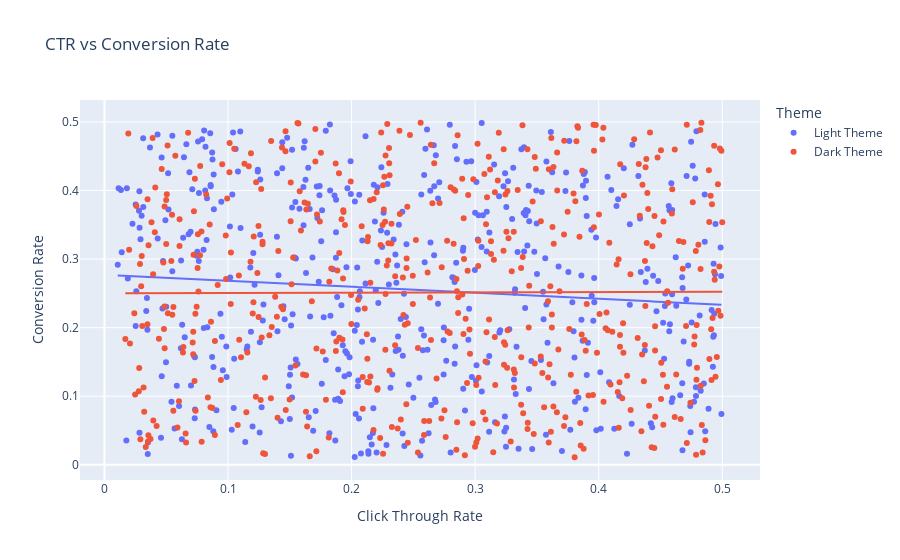

The cell this chart's notebook holds for it:
### Markdown cell above
La visualisation en Plotly

### Code cell
# Scatter plot for Click Through Rate and Conversion Rate
fig = px.scatter(data, x='Click Through Rate',
                 y='Conversion Rate', color='Theme',
                 title='CTR vs Conversion Rate', trendline='ols')
fig.show()

### Figure 1 — Plotly figure (JSON) as saved in the notebook; plotly's stock layout.template omitted (floating-point values rounded to 4 significant figures; data arrays with more than 128 entries replaced by an {"elided": "..."} marker saying what was removed)
{"data": [{"hovertemplate": "Theme=Light Theme<br>Click Through Rate=%{x}<br>Conversion Rate=%{y}<extra></extra>", "legendgroup": "Light Theme", "marker": {"color": "#636efa", "symbol": "circle"}, "mode": "markers", "name": "Light Theme", "orientation": "v", "showlegend": true, "type": "scatter", "x": {"elided": "486 float values"}, "xaxis": "x", "y": {"elided": "486 float values"}, "yaxis": "y"}, {"hovertemplate": "<b>OLS trendline</b><br>Conversion Rate = -0.0875912 * Click Through Rate + 0.277104<br>R<sup>2</sup>=0.007665<br><br>Theme=Light Theme<br>Click Through Rate=%{x}<br>Conversion Rate=%{y} <b>(trend)</b><extra></extra>", "legendgroup": "Light Theme", "marker": {"color": "#636efa", "symbol": "circle"}, "mode": "lines", "name": "Light Theme", "showlegend": false, "type": "scatter", "x": {"elided": "486 float values"}, "xaxis": "x", "y": {"elided": "486 float values"}, "yaxis": "y"}, {"hovertemplate": "Theme=Dark Theme<br>Click Through Rate=%{x}<br>Conversion Rate=%{y}<extra></extra>", "legendgroup": "Dark Theme", "marker": {"color": "#EF553B", "symbol": "circle"}, "mode": "markers", "name": "Dark Theme", "orientation": "v", "showlegend": true, "type": "scatter", "x": {"elided": "514 float values"}, "xaxis": "x", "y": {"elided": "514 float values"}, "yaxis": "y"}, {"hovertemplate": "<b>OLS trendline</b><br>Conversion Rate = 0.00432795 * Click Through Rate + 0.250137<br>R<sup>2</sup>=0.000019<br><br>Theme=Dark Theme<br>Click Through Rate=%{x}<br>Conversion Rate=%{y} <b>(trend)</b><extra></extra>", "legendgroup": "Dark Theme", "marker": {"color": "#EF553B", "symbol": "circle"}, "mode": "lines", "name": "Dark Theme", "showlegend": false, "type": "scatter", "x": {"elided": "514 float values"}, "xaxis": "x", "y": {"elided": "514 float values"}, "yaxis": "y"}], "layout": {"legend": {"title": {"text": "Theme"}, "tracegroupgap": 0}, "title": {"text": "CTR vs Conversion Rate"}, "xaxis": {"anchor": "y", "domain": [0, 1], "title": {"text": "Click Through Rate"}}, "yaxis": {"anchor": "x", "domain": [0, 1], "title": {"text": "Conversion Rate"}}}}
